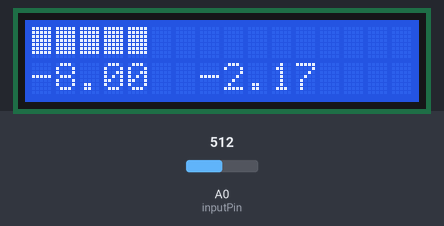
The sketch below on a simulated Arduino Uno, built with avr-gcc and run on an emulated ATmega328P. On the bench: 16×2 character LCD. Inputs (shaded band) come from the test bench; at power-on: A0 (inputPin) = 512.

Above: at 1.6 s.
2.3 s: A0 (inputPin) set to 716
At 2.9 s:
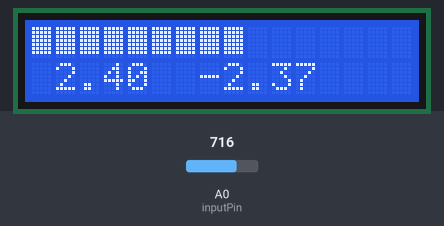
5.3 s: A0 (inputPin) set to 900
At 5.9 s:
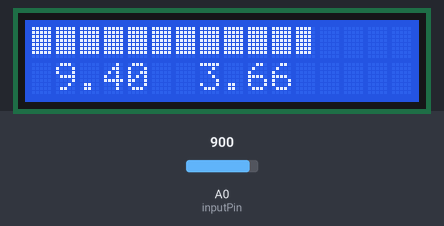
8.3 s: A0 (inputPin) set to 1023
At 8.82 s:
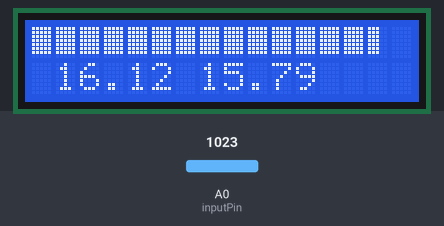
11.3 s: A0 (inputPin) set to 511
At 13.0 s:
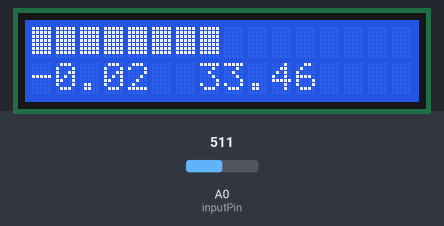
14.3 s: A0 (inputPin) set to 306
At 14.82 s:
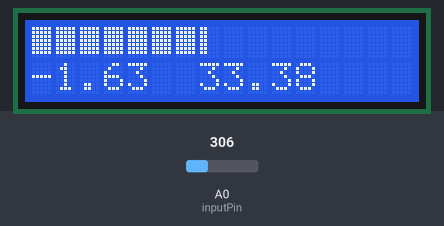
17.3 s: A0 (inputPin) set to 122
At 17.82 s:
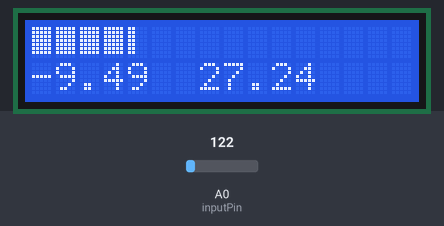
Timing chart, 0 to 20.3 s (numbered marks = the images above; inputs shaded):
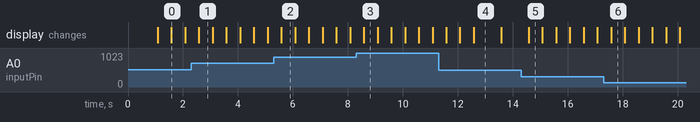

The sketch:

currentReader.ino
```cpp
// include the library code:
#include <LiquidCrystal.h>

// initialize the library with the numbers of the interface pins
LiquidCrystal lcd(12, 11, 5, 4, 3, 2);

const int inputPin = A0;
int inputValue = 0;
int j = 0;
float ah = 0.0;
float current = 0;
unsigned long atime = 0;
unsigned long measOldTime = 0;
unsigned long printOldTime = 0;
float currentArray[10] = {0};
int currentArrayIndex = 0;

byte l1[8] = {
  B10000,
  B10000,
  B10000,
  B10000,
  B10000,
  B10000,
  B10000,
};

byte l2[8] = {
  B11000,
  B11000,
  B11000,
  B11000,
  B11000,
  B11000,
  B11000,
};

byte l3[8] = {
  B11100,
  B11100,
  B11100,
  B11100,
  B11100,
  B11100,
  B11100,
};
byte l4[8] = {
  B11110,
  B11110,
  B11110,
  B11110,
  B11110,
  B11110,
  B11110,
};
byte l5[8] = {
  B11111,
  B11111,
  B11111,
  B11111,
  B11111,
  B11111,
  B11111,
};

void setup() {
  Serial.begin(115200);
  // set up the number of columns and rows on the LCD
  lcd.begin(16, 2);
  lcd.createChar(0, l1);
  lcd.createChar(1, l2);
  lcd.createChar(2, l3);
  lcd.createChar(3, l4);
  lcd.createChar(4, l5);
  pinMode(inputPin, INPUT);
  current = analogRead(inputPin);
  delay(1000);
}

void loop() {
  // check the status of the switch

  atime = millis();
  if ((atime - measOldTime) >= 100) {
    //Serial.println(atime-measOldTime);
    measOldTime = atime;
    currentArray[currentArrayIndex] = analogRead(inputPin);

    inputValue = 0;
    for (int i=0; i<10; i++) {
      inputValue += currentArray[i];
    }
    inputValue = inputValue/10;
    current = map(inputValue,0,1023,-2000,2000)/100.0;

    ah = ah + current/36.0;

    currentArrayIndex++;
    if (currentArrayIndex >= 10) {
      currentArrayIndex = 0;
    }
  }

  atime = millis();
  if ((atime - printOldTime) >= 500) {
    printOldTime = atime;

    inputValue = 0;
    for (int i=0; i<10; i++) {
      inputValue += currentArray[i];
    }
    inputValue = inputValue/10;
    current = map(inputValue,0,1023,-2000,2000)/100.0;

    lcd.clear();
    lcd.setCursor(0, 0);
    j = map(inputValue,0,1023,0,80);
    for (int i=0;i<=j/5;i++) {
      if (inputValue > 0) {
        if (i == j/5) {
          lcd.setCursor(i, 0);
          lcd.write(byte(j%5));
        }
        else {
          lcd.setCursor(i, 0);
          lcd.write(byte(4));
        }
      }
      else {
        lcd.setCursor(i,0);
      }
    }

    if (current > 0.0) {
      lcd.setCursor(1, 1);
    }
    else {
      lcd.setCursor(0, 1);
    }
    lcd.print(current);
    lcd.setCursor(7, 1);
    lcd.print(ah);
  }

}
```

Measured:
- after the input at 2.3 s, the display: changes after 0.28 s (image 1)
- after the input at 5.3 s, the display: changes after 0.28 s (image 2)
- after the input at 8.3 s, the display: changes after 0.28 s (image 3)
- after the input at 11.3 s, the display: first changes after 0.28 s (image 4 shows a later state)
- after the input at 14.3 s, the display: changes after 0.28 s (image 5)
- after the input at 17.3 s, the display: changes after 0.28 s (image 6)
- what the display in image 0 shows lasts 0.5 s, from 1.6 s to 2.1 s
